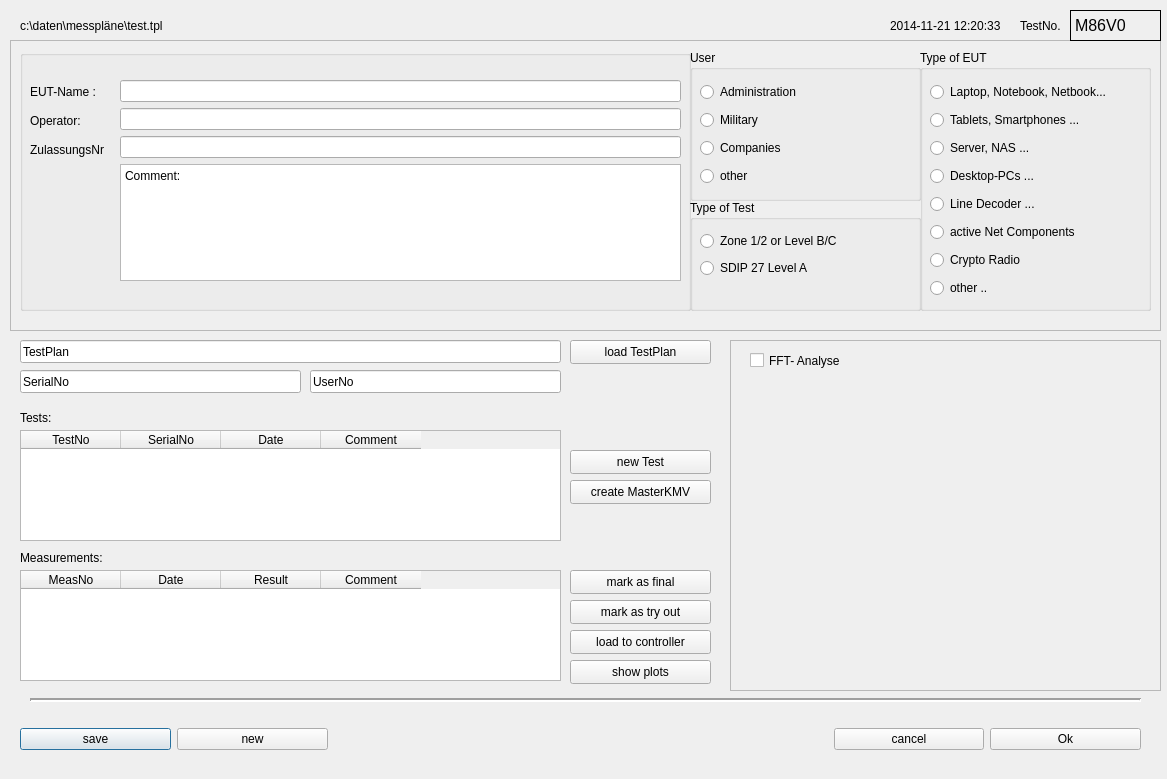
<?xml version="1.0" encoding="UTF-8"?>
<ui version="4.0">
 <class>TestDescription</class>
 <widget class="QDialog" name="TestDescription">
  <property name="geometry">
   <rect>
    <x>0</x>
    <y>0</y>
    <width>1167</width>
    <height>779</height>
   </rect>
  </property>
  <property name="windowTitle">
   <string>Test Description</string>
  </property>
  <widget class="QWidget" name="horizontalLayoutWidget_3">
   <property name="geometry">
    <rect>
     <x>20</x>
     <y>720</y>
     <width>1121</width>
     <height>39</height>
    </rect>
   </property>
   <layout class="QHBoxLayout" name="horizontalLayout_3">
    <item>
     <widget class="QPushButton" name="BtnSaveDescription">
      <property name="text">
       <string>save</string>
      </property>
     </widget>
    </item>
    <item>
     <widget class="QPushButton" name="BtnNewDescription">
      <property name="text">
       <string>new</string>
      </property>
     </widget>
    </item>
    <item>
     <spacer name="horizontalSpacer_2">
      <property name="orientation">
       <enum>Qt::Horizontal</enum>
      </property>
      <property name="sizeType">
       <enum>QSizePolicy::Fixed</enum>
      </property>
      <property name="sizeHint" stdset="0">
       <size>
        <width>500</width>
        <height>34</height>
       </size>
      </property>
     </spacer>
    </item>
    <item>
     <widget class="QPushButton" name="BtnCancel">
      <property name="sizePolicy">
       <sizepolicy hsizetype="Minimum" vsizetype="Fixed">
        <horstretch>0</horstretch>
        <verstretch>0</verstretch>
       </sizepolicy>
      </property>
      <property name="text">
       <string>cancel</string>
      </property>
     </widget>
    </item>
    <item>
     <widget class="QPushButton" name="BtnOk">
      <property name="text">
       <string>Ok</string>
      </property>
     </widget>
    </item>
   </layout>
  </widget>
  <widget class="QFrame" name="frame">
   <property name="geometry">
    <rect>
     <x>10</x>
     <y>40</y>
     <width>1151</width>
     <height>291</height>
    </rect>
   </property>
   <property name="frameShape">
    <enum>QFrame::StyledPanel</enum>
   </property>
   <property name="frameShadow">
    <enum>QFrame::Raised</enum>
   </property>
   <widget class="QGroupBox" name="groupBox">
    <property name="geometry">
     <rect>
      <x>910</x>
      <y>10</y>
      <width>231</width>
      <height>261</height>
     </rect>
    </property>
    <property name="title">
     <string>Type of EUT</string>
    </property>
    <widget class="QWidget" name="verticalLayoutWidget_2">
     <property name="geometry">
      <rect>
       <x>10</x>
       <y>30</y>
       <width>201</width>
       <height>221</height>
      </rect>
     </property>
     <layout class="QVBoxLayout" name="verticalLayout_2">
      <item>
       <widget class="QRadioButton" name="RBtnTE1">
        <property name="text">
         <string>Laptop, Notebook, Netbook...</string>
        </property>
       </widget>
      </item>
      <item>
       <widget class="QRadioButton" name="RBtnTE2">
        <property name="text">
         <string>Tablets, Smartphones ...</string>
        </property>
       </widget>
      </item>
      <item>
       <widget class="QRadioButton" name="RBtnTE3">
        <property name="text">
         <string>Server, NAS ...</string>
        </property>
       </widget>
      </item>
      <item>
       <widget class="QRadioButton" name="RBtnTE4">
        <property name="toolTip">
         <string>e.g. SINA-Workstation</string>
        </property>
        <property name="text">
         <string>Desktop-PCs ...</string>
        </property>
       </widget>
      </item>
      <item>
       <widget class="QRadioButton" name="RBtnTE5">
        <property name="toolTip">
         <string>e.g Elcrodat, SINA-Box</string>
        </property>
        <property name="text">
         <string>Line Decoder ...</string>
        </property>
       </widget>
      </item>
      <item>
       <widget class="QRadioButton" name="RBtnTE6">
        <property name="toolTip">
         <string>e.g. Router, Switches</string>
        </property>
        <property name="text">
         <string>active Net Components</string>
        </property>
       </widget>
      </item>
      <item>
       <widget class="QRadioButton" name="RBtnTE7">
        <property name="text">
         <string>Crypto Radio</string>
        </property>
       </widget>
      </item>
      <item>
       <widget class="QRadioButton" name="RBtnTE8">
        <property name="toolTip">
         <string>e.g Key?, KVZ</string>
        </property>
        <property name="text">
         <string>other ..</string>
        </property>
       </widget>
      </item>
     </layout>
    </widget>
   </widget>
   <widget class="QGroupBox" name="groupBox_2">
    <property name="geometry">
     <rect>
      <x>10</x>
      <y>10</y>
      <width>671</width>
      <height>261</height>
     </rect>
    </property>
    <property name="title">
     <string/>
    </property>
    <widget class="QWidget" name="verticalLayoutWidget_3">
     <property name="geometry">
      <rect>
       <x>100</x>
       <y>30</y>
       <width>561</width>
       <height>201</height>
      </rect>
     </property>
     <layout class="QVBoxLayout" name="verticalLayout_3">
      <item>
       <widget class="QLineEdit" name="lineEdit_2"/>
      </item>
      <item>
       <widget class="QLineEdit" name="lineEdit_5"/>
      </item>
      <item>
       <widget class="QLineEdit" name="lineEdit_3"/>
      </item>
      <item>
       <widget class="QPlainTextEdit" name="plainTextEdit">
        <property name="plainText">
         <string>Comment:</string>
        </property>
       </widget>
      </item>
     </layout>
    </widget>
    <widget class="QWidget" name="verticalLayoutWidget">
     <property name="geometry">
      <rect>
       <x>10</x>
       <y>30</y>
       <width>82</width>
       <height>81</height>
      </rect>
     </property>
     <layout class="QVBoxLayout" name="verticalLayout">
      <item>
       <widget class="QLabel" name="label_4">
        <property name="text">
         <string>EUT-Name :</string>
        </property>
       </widget>
      </item>
      <item>
       <widget class="QLabel" name="label_5">
        <property name="text">
         <string>Operator:</string>
        </property>
       </widget>
      </item>
      <item>
       <widget class="QLabel" name="label_9">
        <property name="text">
         <string>ZulassungsNr</string>
        </property>
       </widget>
      </item>
     </layout>
    </widget>
   </widget>
   <widget class="QGroupBox" name="groupBox_3">
    <property name="geometry">
     <rect>
      <x>680</x>
      <y>10</y>
      <width>231</width>
      <height>151</height>
     </rect>
    </property>
    <property name="title">
     <string>User</string>
    </property>
    <widget class="QWidget" name="verticalLayoutWidget_4">
     <property name="geometry">
      <rect>
       <x>10</x>
       <y>30</y>
       <width>211</width>
       <height>111</height>
      </rect>
     </property>
     <layout class="QVBoxLayout" name="verticalLayout_4">
      <item>
       <widget class="QRadioButton" name="RBtnUser1">
        <property name="whatsThis">
         <string>&lt;html&gt;&lt;head/&gt;&lt;body&gt;&lt;p&gt;&lt;span style=&quot; font-weight:600;&quot;&gt;who uses or get the tested EUT:&lt;/span&gt;&lt;/p&gt;&lt;p&gt;Administration and other organistions (e.g. BMVg)&lt;/p&gt;&lt;/body&gt;&lt;/html&gt;</string>
        </property>
        <property name="text">
         <string>Administration</string>
        </property>
       </widget>
      </item>
      <item>
       <widget class="QRadioButton" name="RBtnUser2">
        <property name="whatsThis">
         <string>&lt;html&gt;&lt;head/&gt;&lt;body&gt;&lt;p&gt;&lt;span style=&quot; font-weight:600;&quot;&gt;who uses or get the tested EUT:&lt;/span&gt;&lt;/p&gt;&lt;p&gt;Military and military administration (e.g. BWI, BAAINBw)&lt;/p&gt;&lt;/body&gt;&lt;/html&gt;</string>
        </property>
        <property name="text">
         <string>Military</string>
        </property>
       </widget>
      </item>
      <item>
       <widget class="QRadioButton" name="RBtnUser3">
        <property name="whatsThis">
         <string>&lt;html&gt;&lt;head/&gt;&lt;body&gt;&lt;p&gt;&lt;span style=&quot; font-weight:600;&quot;&gt;who uses or get the tested EUT:&lt;/span&gt;&lt;/p&gt;&lt;p&gt;Companies&lt;/p&gt;&lt;/body&gt;&lt;/html&gt;</string>
        </property>
        <property name="text">
         <string>Companies</string>
        </property>
       </widget>
      </item>
      <item>
       <widget class="QRadioButton" name="RBtnUser4">
        <property name="whatsThis">
         <string>&lt;html&gt;&lt;head/&gt;&lt;body&gt;&lt;p&gt;&lt;span style=&quot; font-weight:600;&quot;&gt;who uses or get the tested EUT:&lt;/span&gt;&lt;/p&gt;&lt;p&gt;other (e.g. private persons)&lt;/p&gt;&lt;/body&gt;&lt;/html&gt;</string>
        </property>
        <property name="text">
         <string>other</string>
        </property>
       </widget>
      </item>
     </layout>
    </widget>
   </widget>
   <widget class="QGroupBox" name="groupBox_4">
    <property name="geometry">
     <rect>
      <x>680</x>
      <y>160</y>
      <width>231</width>
      <height>111</height>
     </rect>
    </property>
    <property name="title">
     <string>Type of Test</string>
    </property>
    <widget class="QWidget" name="verticalLayoutWidget_5">
     <property name="geometry">
      <rect>
       <x>10</x>
       <y>30</y>
       <width>214</width>
       <height>51</height>
      </rect>
     </property>
     <layout class="QVBoxLayout" name="verticalLayout_5">
      <item>
       <widget class="QRadioButton" name="RBtnTT1">
        <property name="whatsThis">
         <string>&lt;html&gt;&lt;head/&gt;&lt;body&gt;&lt;p&gt;&lt;span style=&quot; font-weight:600;&quot;&gt;Type of Test:&lt;/span&gt;&lt;/p&gt;&lt;p&gt;Zone 1 &amp;amp; 2 (national)&lt;/p&gt;&lt;p&gt;or&lt;/p&gt;&lt;p&gt;Level B &amp;amp; C (internationa)&lt;/p&gt;&lt;/body&gt;&lt;/html&gt;</string>
        </property>
        <property name="text">
         <string>Zone 1/2 or Level B/C</string>
        </property>
       </widget>
      </item>
      <item>
       <widget class="QRadioButton" name="RBtnTT2">
        <property name="whatsThis">
         <string>&lt;html&gt;&lt;head/&gt;&lt;body&gt;&lt;p&gt;&lt;span style=&quot; font-weight:600;&quot;&gt;Type of Test&lt;/span&gt;&lt;/p&gt;&lt;/body&gt;&lt;/html&gt;</string>
        </property>
        <property name="text">
         <string>SDIP 27 Level A</string>
        </property>
       </widget>
      </item>
     </layout>
    </widget>
   </widget>
   <zorder>groupBox_2</zorder>
   <zorder>groupBox</zorder>
   <zorder>groupBox_3</zorder>
   <zorder>groupBox_4</zorder>
  </widget>
  <widget class="QLabel" name="label_3">
   <property name="geometry">
    <rect>
     <x>1070</x>
     <y>10</y>
     <width>91</width>
     <height>31</height>
    </rect>
   </property>
   <property name="font">
    <font>
     <pointsize>12</pointsize>
    </font>
   </property>
   <property name="toolTip">
    <string>&lt;html&gt;&lt;head/&gt;&lt;body&gt;&lt;p&gt;TestNo:&lt;/p&gt;&lt;p&gt;[Test]-[Measurement]-[sheet of ]&lt;/p&gt;&lt;p&gt;e.g. M86V0-34-2/6&lt;/p&gt;&lt;/body&gt;&lt;/html&gt;</string>
   </property>
   <property name="whatsThis">
    <string extracomment="testtet"/>
   </property>
   <property name="frameShape">
    <enum>QFrame::Box</enum>
   </property>
   <property name="text">
    <string>M86V0</string>
   </property>
  </widget>
  <widget class="QLabel" name="label_11">
   <property name="geometry">
    <rect>
     <x>20</x>
     <y>10</y>
     <width>521</width>
     <height>31</height>
    </rect>
   </property>
   <property name="text">
    <string>c:\daten\messpläne\test.tpl</string>
   </property>
  </widget>
  <widget class="QLabel" name="label_10">
   <property name="geometry">
    <rect>
     <x>890</x>
     <y>10</y>
     <width>131</width>
     <height>31</height>
    </rect>
   </property>
   <property name="text">
    <string>2014-11-21 12:20:33</string>
   </property>
  </widget>
  <widget class="QLabel" name="label_2">
   <property name="geometry">
    <rect>
     <x>1020</x>
     <y>10</y>
     <width>51</width>
     <height>31</height>
    </rect>
   </property>
   <property name="font">
    <font>
     <pointsize>9</pointsize>
     <weight>50</weight>
     <bold>false</bold>
    </font>
   </property>
   <property name="text">
    <string>TestNo.</string>
   </property>
  </widget>
  <widget class="Line" name="line">
   <property name="geometry">
    <rect>
     <x>30</x>
     <y>690</y>
     <width>1111</width>
     <height>20</height>
    </rect>
   </property>
   <property name="lineWidth">
    <number>2</number>
   </property>
   <property name="orientation">
    <enum>Qt::Horizontal</enum>
   </property>
  </widget>
  <widget class="QLineEdit" name="lineEdit_8">
   <property name="geometry">
    <rect>
     <x>20</x>
     <y>370</y>
     <width>281</width>
     <height>23</height>
    </rect>
   </property>
   <property name="text">
    <string>SerialNo</string>
   </property>
  </widget>
  <widget class="QLabel" name="label">
   <property name="geometry">
    <rect>
     <x>20</x>
     <y>410</y>
     <width>55</width>
     <height>15</height>
    </rect>
   </property>
   <property name="text">
    <string>Tests:</string>
   </property>
  </widget>
  <widget class="QLabel" name="label_12">
   <property name="geometry">
    <rect>
     <x>20</x>
     <y>550</y>
     <width>101</width>
     <height>16</height>
    </rect>
   </property>
   <property name="text">
    <string>Measurements:</string>
   </property>
  </widget>
  <widget class="QPushButton" name="pushButton_2">
   <property name="geometry">
    <rect>
     <x>570</x>
     <y>450</y>
     <width>141</width>
     <height>24</height>
    </rect>
   </property>
   <property name="text">
    <string>new Test</string>
   </property>
  </widget>
  <widget class="QTableWidget" name="tableWidget_2">
   <property name="geometry">
    <rect>
     <x>20</x>
     <y>430</y>
     <width>541</width>
     <height>111</height>
    </rect>
   </property>
   <column>
    <property name="text">
     <string>TestNo</string>
    </property>
   </column>
   <column>
    <property name="text">
     <string>SerialNo</string>
    </property>
   </column>
   <column>
    <property name="text">
     <string>Date</string>
    </property>
   </column>
   <column>
    <property name="text">
     <string>Comment</string>
    </property>
   </column>
  </widget>
  <widget class="QTableWidget" name="tableWidget">
   <property name="geometry">
    <rect>
     <x>20</x>
     <y>570</y>
     <width>541</width>
     <height>111</height>
    </rect>
   </property>
   <column>
    <property name="text">
     <string>MeasNo</string>
    </property>
   </column>
   <column>
    <property name="text">
     <string>Date</string>
    </property>
   </column>
   <column>
    <property name="text">
     <string>Result</string>
    </property>
   </column>
   <column>
    <property name="text">
     <string>Comment</string>
    </property>
   </column>
  </widget>
  <widget class="QLineEdit" name="lineEdit_9">
   <property name="geometry">
    <rect>
     <x>310</x>
     <y>370</y>
     <width>251</width>
     <height>23</height>
    </rect>
   </property>
   <property name="text">
    <string>UserNo</string>
   </property>
  </widget>
  <widget class="QPushButton" name="pushButton_10">
   <property name="geometry">
    <rect>
     <x>570</x>
     <y>630</y>
     <width>141</width>
     <height>24</height>
    </rect>
   </property>
   <property name="text">
    <string>load to controller</string>
   </property>
  </widget>
  <widget class="QPushButton" name="pushButton_8">
   <property name="geometry">
    <rect>
     <x>570</x>
     <y>570</y>
     <width>141</width>
     <height>24</height>
    </rect>
   </property>
   <property name="text">
    <string>mark as final</string>
   </property>
  </widget>
  <widget class="QPushButton" name="pushButton_7">
   <property name="geometry">
    <rect>
     <x>570</x>
     <y>600</y>
     <width>141</width>
     <height>24</height>
    </rect>
   </property>
   <property name="text">
    <string>mark as try out</string>
   </property>
  </widget>
  <widget class="QPushButton" name="pushButton_9">
   <property name="geometry">
    <rect>
     <x>570</x>
     <y>660</y>
     <width>141</width>
     <height>24</height>
    </rect>
   </property>
   <property name="text">
    <string>show plots</string>
   </property>
  </widget>
  <widget class="QPushButton" name="pushButton_3">
   <property name="geometry">
    <rect>
     <x>570</x>
     <y>480</y>
     <width>141</width>
     <height>24</height>
    </rect>
   </property>
   <property name="text">
    <string>create MasterKMV</string>
   </property>
  </widget>
  <widget class="QLineEdit" name="lineEdit_10">
   <property name="geometry">
    <rect>
     <x>20</x>
     <y>340</y>
     <width>541</width>
     <height>23</height>
    </rect>
   </property>
   <property name="text">
    <string>TestPlan</string>
   </property>
  </widget>
  <widget class="QPushButton" name="pushButton_4">
   <property name="geometry">
    <rect>
     <x>570</x>
     <y>340</y>
     <width>141</width>
     <height>24</height>
    </rect>
   </property>
   <property name="text">
    <string>load TestPlan</string>
   </property>
  </widget>
  <widget class="QFrame" name="frame_2">
   <property name="geometry">
    <rect>
     <x>730</x>
     <y>340</y>
     <width>431</width>
     <height>351</height>
    </rect>
   </property>
   <property name="frameShape">
    <enum>QFrame::StyledPanel</enum>
   </property>
   <property name="frameShadow">
    <enum>QFrame::Raised</enum>
   </property>
   <widget class="QCheckBox" name="checkBox">
    <property name="geometry">
     <rect>
      <x>20</x>
      <y>10</y>
      <width>131</width>
      <height>21</height>
     </rect>
    </property>
    <property name="text">
     <string>FFT- Analyse</string>
    </property>
   </widget>
  </widget>
  <action name="actionLoadAndStart">
   <property name="text">
    <string>LoadAndStart</string>
   </property>
  </action>
 </widget>
 <resources/>
 <connections/>
</ui>
